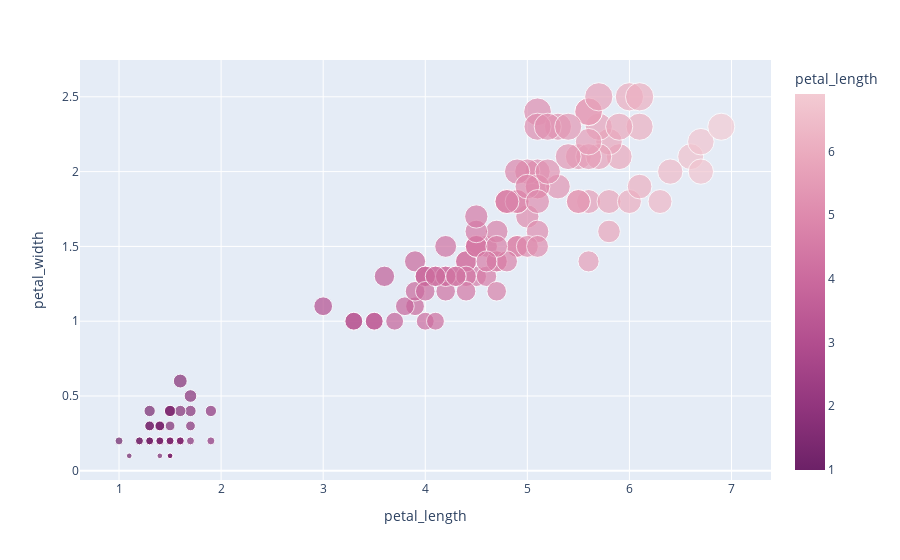

Notebook source saved alongside this figure:
### Markdown cell above
### **Reversing Color Scales**
You can reverse a built-in color scale by appending _r to its name, for color scales given either as a string or a plotly object.

### Code cell
colorScaleNames = px.colors.named_colorscales()
print(list(colorScaleNames))
fig = px.scatter(df,x='petal_length',y='petal_width', size='petal_width',
                 color='petal_length',
                 color_continuous_scale='magenta_r') #_r
fig.show()

### Figure 1 — Plotly figure (JSON) as saved in the notebook; plotly's stock layout.template omitted (floating-point values rounded to 4 significant figures; data arrays with more than 128 entries replaced by an {"elided": "..."} marker saying what was removed)
{"data": [{"hovertemplate": "petal_length=%{marker.color}<br>petal_width=%{marker.size}<extra></extra>", "legendgroup": "", "marker": {"color": {"elided": "150 float values"}, "coloraxis": "coloraxis", "size": {"elided": "150 float values"}, "sizemode": "area", "sizeref": 0.00625, "symbol": "circle"}, "mode": "markers", "name": "", "orientation": "v", "showlegend": false, "type": "scatter", "x": {"elided": "150 float values"}, "xaxis": "x", "y": {"elided": "150 float values"}, "yaxis": "y"}], "layout": {"coloraxis": {"colorbar": {"title": {"text": "petal_length"}}, "colorscale": [[0, "rgb(108, 33, 103)"], [0.1667, "rgb(145, 53, 125)"], [0.3333, "rgb(177, 77, 142)"], [0.5, "rgb(202, 105, 157)"], [0.6667, "rgb(221, 136, 172)"], [0.8333, "rgb(234, 169, 189)"], [1, "rgb(243, 203, 211)"]]}, "legend": {"itemsizing": "constant", "tracegroupgap": 0}, "margin": {"t": 60}, "xaxis": {"anchor": "y", "domain": [0, 1], "title": {"text": "petal_length"}}, "yaxis": {"anchor": "x", "domain": [0, 1], "title": {"text": "petal_width"}}}}
